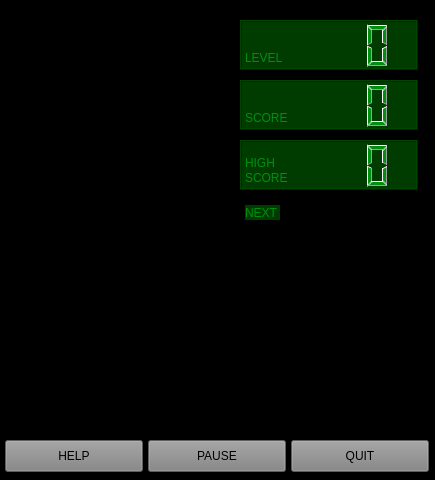
<?xml version="1.0" encoding="UTF-8"?>
<ui version="4.0">
 <class>TetrisWidget</class>
 <widget class="QWidget" name="TetrisWidget">
  <property name="geometry">
   <rect>
    <x>0</x>
    <y>0</y>
    <width>435</width>
    <height>480</height>
   </rect>
  </property>
  <property name="windowTitle">
   <string>Form</string>
  </property>
  <property name="styleSheet">
   <string notr="true">background-color: rgb(0, 0, 0);
color: rgb(255, 255, 255);</string>
  </property>
  <widget class="QPushButton" name="helpButton">
   <property name="geometry">
    <rect>
     <x>5</x>
     <y>440</y>
     <width>138</width>
     <height>32</height>
    </rect>
   </property>
   <property name="styleSheet">
    <string notr="true">background-color: rgb(130, 130, 130);
color: rgb(0, 0, 0);</string>
   </property>
   <property name="text">
    <string>HELP</string>
   </property>
  </widget>
  <widget class="QPushButton" name="pauseButton">
   <property name="geometry">
    <rect>
     <x>148</x>
     <y>440</y>
     <width>138</width>
     <height>32</height>
    </rect>
   </property>
   <property name="styleSheet">
    <string notr="true">background-color: rgb(130, 130, 130);
color: rgb(0, 0, 0);</string>
   </property>
   <property name="text">
    <string>PAUSE</string>
   </property>
  </widget>
  <widget class="QPushButton" name="closeButton">
   <property name="geometry">
    <rect>
     <x>291</x>
     <y>440</y>
     <width>138</width>
     <height>32</height>
    </rect>
   </property>
   <property name="styleSheet">
    <string notr="true">background-color: rgb(130, 130, 130);
color: rgb(0, 0, 0);</string>
   </property>
   <property name="text">
    <string>QUIT</string>
   </property>
  </widget>
  <widget class="QLCDNumber" name="level">
   <property name="geometry">
    <rect>
     <x>240</x>
     <y>20</y>
     <width>178</width>
     <height>50</height>
    </rect>
   </property>
   <property name="styleSheet">
    <string notr="true">background-color: rgb(0, 59, 0);
color: rgb(0, 143, 17);</string>
   </property>
  </widget>
  <widget class="QLCDNumber" name="score">
   <property name="geometry">
    <rect>
     <x>240</x>
     <y>80</y>
     <width>178</width>
     <height>50</height>
    </rect>
   </property>
   <property name="styleSheet">
    <string notr="true">background-color: rgb(0, 59, 0);
color: rgb(0, 143, 17);</string>
   </property>
  </widget>
  <widget class="QLCDNumber" name="high_score">
   <property name="geometry">
    <rect>
     <x>240</x>
     <y>140</y>
     <width>178</width>
     <height>50</height>
    </rect>
   </property>
   <property name="styleSheet">
    <string notr="true">background-color: rgb(0, 59, 0);
color: rgb(0, 143, 17);</string>
   </property>
  </widget>
  <widget class="QLabel" name="level_label">
   <property name="geometry">
    <rect>
     <x>245</x>
     <y>50</y>
     <width>40</width>
     <height>15</height>
    </rect>
   </property>
   <property name="styleSheet">
    <string notr="true">background-color: rgb(0, 59, 0);
color: rgb(0, 143, 17);</string>
   </property>
   <property name="text">
    <string>LEVEL</string>
   </property>
  </widget>
  <widget class="QLabel" name="score_label">
   <property name="geometry">
    <rect>
     <x>245</x>
     <y>110</y>
     <width>50</width>
     <height>15</height>
    </rect>
   </property>
   <property name="styleSheet">
    <string notr="true">background-color: rgb(0, 59, 0);
color: rgb(0, 143, 17);</string>
   </property>
   <property name="text">
    <string>SCORE</string>
   </property>
  </widget>
  <widget class="QLabel" name="high_score_label_2">
   <property name="geometry">
    <rect>
     <x>245</x>
     <y>170</y>
     <width>50</width>
     <height>15</height>
    </rect>
   </property>
   <property name="styleSheet">
    <string notr="true">background-color: rgb(0, 59, 0);
color: rgb(0, 143, 17);</string>
   </property>
   <property name="text">
    <string>SCORE</string>
   </property>
  </widget>
  <widget class="QLabel" name="high_score_label_1">
   <property name="geometry">
    <rect>
     <x>245</x>
     <y>155</y>
     <width>35</width>
     <height>15</height>
    </rect>
   </property>
   <property name="styleSheet">
    <string notr="true">background-color: rgb(0, 59, 0);
color: rgb(0, 143, 17);</string>
   </property>
   <property name="text">
    <string>HIGH</string>
   </property>
  </widget>
  <widget class="QLabel" name="next_label">
   <property name="geometry">
    <rect>
     <x>245</x>
     <y>205</y>
     <width>35</width>
     <height>15</height>
    </rect>
   </property>
   <property name="styleSheet">
    <string notr="true">background-color: rgb(0, 59, 0);
color: rgb(0, 143, 17);</string>
   </property>
   <property name="text">
    <string>NEXT</string>
   </property>
  </widget>
 </widget>
 <resources/>
 <connections/>
</ui>
